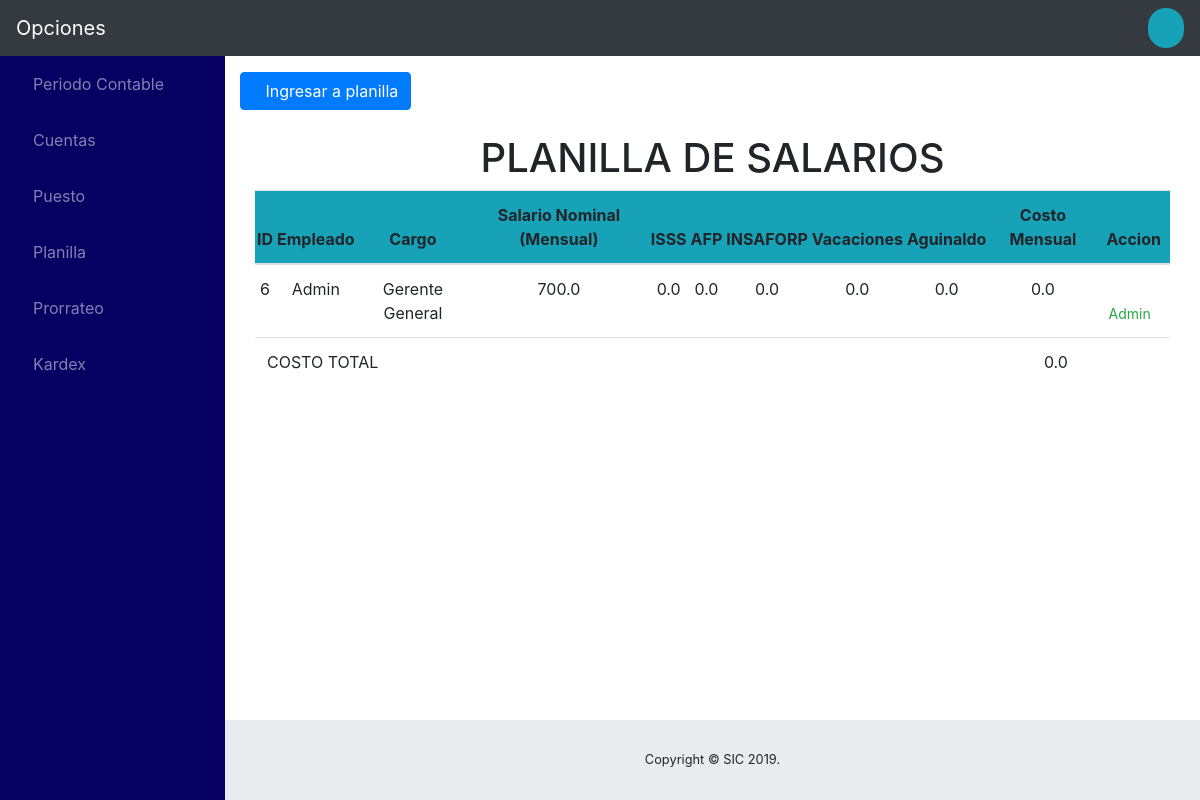
/planilla/, run on the app's committed database.
### contable/models.py (models this page shows, shortened)
class EmpPlanilla(models.Model):
	cargo = models.ForeignKey(Puesto)
	salPersonal = models.FloatField(blank=True, null=True)
	nomEmpleado = models.CharField(max_length=70)
	anios = models.FloatField()
	isss = models.FloatField(blank=True, null=True)
	afp = models.FloatField(blank=True, null=True)
	insaforp = models.FloatField(blank=True, null=True)
	vaca = models.FloatField(blank=True, null=True)
	aguinaldo = models.FloatField(blank=True, null=True)
	cmo = models.FloatField(blank=True, null=True)

class Puesto(models.Model):
	area = models.CharField(max_length=50)
	cargo = models.CharField(max_length=70)
	salNominal = models.FloatField()
	total = models.FloatField(blank=True, null=True)
	class Meta:
		verbose_name='Puestos'
		verbose_name_plural='Puestos'

### contable/views.py (the view)
# urls.py: url(r'^planilla/$', conPlanilla, name='con_planilla'),#Registro de transacciones
def conPlanilla(request):
	p = EmpPlanilla.objects.all()
	c = Puesto.objects.all()
	val=1
	sal=0
	total=costoMO()
	if request.method =='POST':
		planilla = EmpPlanilla()
		cargo = request.POST.get('cargo')
		planilla.cargo_id = cargo
		planilla.nomEmpleado = request.POST.get('empleado')
		anios = request.POST.get('anios')
		planilla.anios = anios
		for puesto in c:
			if int(cargo) == int(puesto.id): #Necesario convertir a entero
				sal = puesto.salNominal
				planilla.isss = sal*0.075
				planilla.afp = sal*0.0675
				if puesto.cargo == "Operario":
					planilla.insaforp = sal*0.01
				else:
					planilla.insaforp = 0
				salDia = sal/30
				planilla.vaca = salDia*15*(1 + 0.30 + 0.075 + 0.0675)
				if int(anios)>1:
					if int(anios)<3:
						planilla.aguinaldo = salDia*15
					if int(anios)>=3 and int(anios)<10:
						planilla.aguinaldo = salDia*18
					if int(anios)>=10:
						planilla.aguinaldo = salDia*21
				else:
					planilla.aguinaldo=0
				planilla.cmo = float(sal) + planilla.isss + planilla.afp + planilla.insaforp + planilla.vaca/12 + planilla.aguinaldo/12
				planilla.salPersonal = planilla.cmo #ASIGNACION INICIAL DE SALARIO INDIVIDUAL
				puesto.total += planilla.cmo
				puesto.save()
				planilla.save()
				break
		return redirect('contable:con_planilla')
	return render(request,'Main/planilla.html', {'p':p, 'c':c, 'val':val, 'total':total})

### contable/views.py (called while the page is built)
def costoMO():
	total=0
	puestos = Puesto.objects.all()
	for puesto in puestos:
		total += puesto.total
	return total

### contable/templates/Main/planilla.html (shortened to what this page needs)
{% extends "Base/base.html" %}
{% block Contenido %}
{% if val == 1%}
    <a href="" class="btn btn-primary" data-toggle="modal" data-target="#newTipo"><i class="fas fa-plus"></i>Ingresar a planilla</a>
<section class="container">
    <br>
    <div class="tabla-0">
        <table class="table table-hover">
            <thead class="titulo-0"><h1 class="text-center">PLANILLA DE SALARIOS</h1></thead>
            <thead class="bg-info">
                <th style="padding-left: 2px; padding-right: 2px; text-align: center;">ID</th>
                <th style="padding-left: 2px; padding-right: 2px; text-align: center;">Empleado</th>
                <th style="padding-left: 2px; padding-right: 2px; text-align: center;">Cargo</th>
                <th style="padding-left: 2px; padding-right: 2px; text-align: center;">Salario Nominal (Mensual)</th>
                <th style="padding-left: 2px; padding-right: 2px; text-align: center;">ISSS</th>
                <th style="padding-left: 2px; padding-right: 2px; text-align: center;">AFP</th>
                <th style="padding-left: 2px; padding-right: 2px; text-align: center;">INSAFORP</th>
                <th style="padding-left: 2px; padding-right: 2px; text-align: center;">Vacaciones</th>
                <th style="padding-left: 2px; padding-right: 2px; text-align: center;">Aguinaldo</th>
                <th style="padding-left: 2px; padding-right: 2px; text-align: center;">Costo Mensual</th>
                <th style="padding-left: 2px; padding-right: 2px; text-align: center;">Accion</th>
            </thead>
            {% for pe in p %}
            <tr>
                <td style="padding-left: 2px; padding-right: 2px; text-align: center;">{{pe.cargo_id}}</td>
                <td style="padding-left: 2px; padding-right: 2px; text-align: center;">{{pe.nomEmpleado}}</td>
                {% for puesto in c %}
                {% if pe.cargo_id == puesto.id %}
                <td style="padding-left: 2px; padding-right: 2px; text-align: center;">{{puesto.cargo}}</td>
                <td style="padding-left: 2px; padding-right: 2px; text-align: center;">{{puesto.salNominal}}</td>
                {% endif %}
                {% endfor %}
                <td style="padding-left: 2px; padding-right: 2px; text-align: center;">{{pe.isss}}</td>
                <td style="padding-left: 2px; padding-right: 2px; text-align: center;">{{pe.afp}}</td>
                <td style="padding-left: 2px; padding-right: 2px; text-align: center;">{{pe.insaforp}}</td>
                <td style="padding-left: 2px; padding-right: 2px; text-align: center;">{{pe.vaca}}</td>
                <td style="padding-left: 2px; padding-right: 2px; text-align: center;">{{pe.aguinaldo}}</td>
                <td style="padding-left: 2px; padding-right: 2px; text-align: center;">{{pe.salPersonal}}</td>
                <td style="padding-left: 2px; padding-right: 2px; text-align: center;"><a href="{% url 'contable:admin_planilla' pe.id %}" class="btn-sm btn-outline-success"> <i class="fas fa-user-edit"></i> Admin</a></td>
            </tr>
            {% endfor %}
            <tr>
                <td colspan="9">COSTO TOTAL</td>
                <td style="padding-left: 28px; padding-right: 2px; text-align: center;">{{total}}</td>
                <td></td>
            </tr>
        </table>
    </div>
</section>
{% endif %}
{% endblock %}

### contable/static/css/sb-admin.css (style rules this page uses)
html { position: relative; min-height: 100%; }
body { height: 100%; }
:root { --input-padding-x: 0.75rem; --input-padding-y: 0.75rem; }

### data on the page
EmpPlanilla: cargo_id "6", nomEmpleado "Admin", isss "0.0", afp "0.0", insaforp "0.0", vaca "0.0", aguinaldo "0.0", salPersonal "0.0"
Puesto: cargo "Gerente General", salNominal "700.0"

### other printed values
{{ total }} "0.0"
